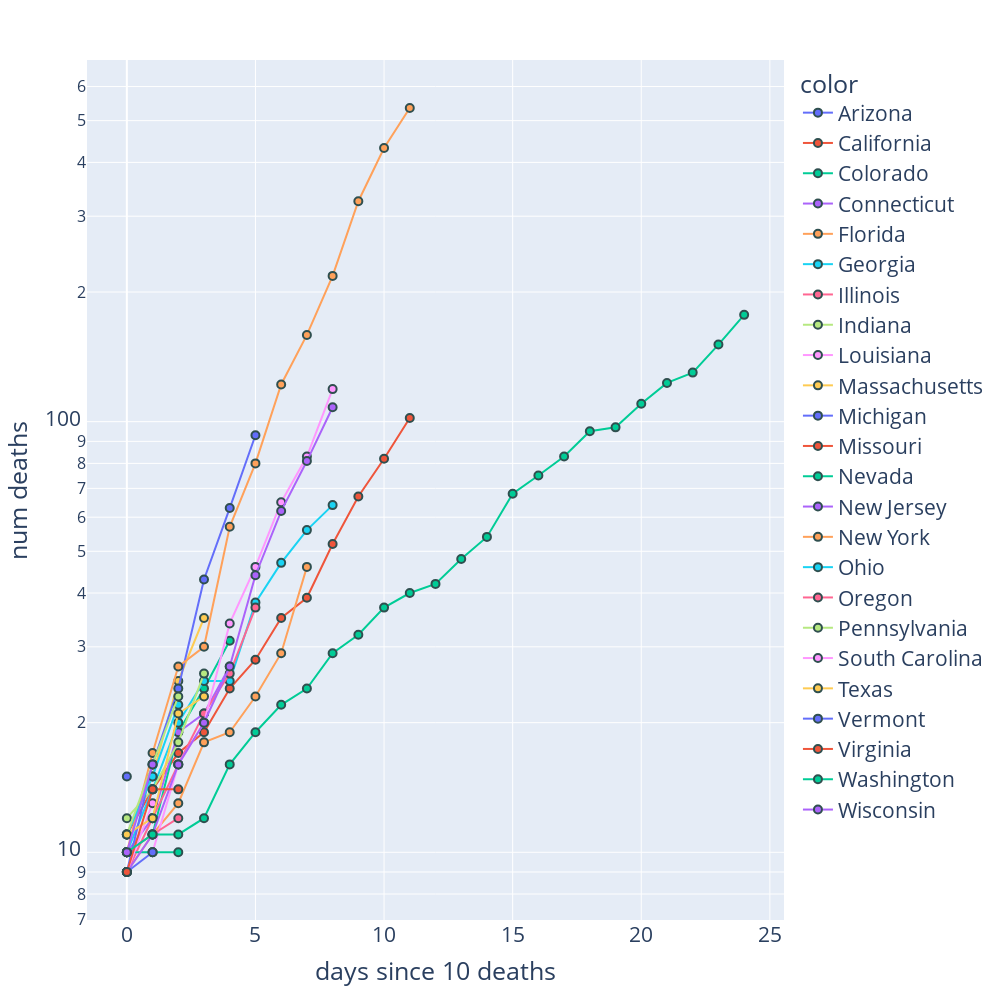

Notebook cell for this chart:
### Code cell
plt = px.scatter(x=plot_df.days, y=plot_df.value, color=plot_df.state, 
              width=1000, height=1000, 
              log_y=True,
              labels=dict(y='num deaths', x='days since 10 deaths')
            )

plt.update_traces(mode='lines+markers',
                  marker=dict(size=8,
                              line=dict(width=2,
                                        color='DarkSlateGrey')))
plt.update_layout(font=dict(
        size=21))
plt.show()

### Figure 1 — Plotly figure (JSON) as saved in the notebook; plotly's stock layout.template omitted (floating-point values rounded to 4 significant figures)
{"data": [{"hoverlabel": {"namelength": 0}, "hovertemplate": "color=Arizona<br>days since 10 deaths=%{x}<br>num deaths=%{y}", "legendgroup": "Arizona", "marker": {"color": "#636efa", "line": {"color": "DarkSlateGrey", "width": 2}, "size": 8, "symbol": "circle"}, "mode": "lines+markers", "name": "Arizona", "showlegend": true, "type": "scatter", "x": [0, 1, 2, 3, 4, 5, 6, 7, 8, 9, 10, 11, 12, 13, 14, 15, 16, 17, 18, 19, 20, 21, 22, 23, 24], "xaxis": "x", "y": [15, null, null, null, null, null, null, null, null, null, null, null, null, null, null, null, null, null, null, null, null, null, null, null, null], "yaxis": "y"}, {"hoverlabel": {"namelength": 0}, "hovertemplate": "color=California<br>days since 10 deaths=%{x}<br>num deaths=%{y}", "legendgroup": "California", "marker": {"color": "#EF553B", "line": {"color": "DarkSlateGrey", "width": 2}, "size": 8, "symbol": "circle"}, "mode": "lines+markers", "name": "California", "showlegend": true, "type": "scatter", "x": [0, 1, 2, 3, 4, 5, 6, 7, 8, 9, 10, 11, 12, 13, 14, 15, 16, 17, 18, 19, 20, 21, 22, 23, 24], "xaxis": "x", "y": [11, 14, 17, 19, 24, 28, 35, 39, 52, 67, 82, 102, null, null, null, null, null, null, null, null, null, null, null, null, null], "yaxis": "y"}, {"hoverlabel": {"namelength": 0}, "hovertemplate": "color=Colorado<br>days since 10 deaths=%{x}<br>num deaths=%{y}", "legendgroup": "Colorado", "marker": {"color": "#00cc96", "line": {"color": "DarkSlateGrey", "width": 2}, "size": 8, "symbol": "circle"}, "mode": "lines+markers", "name": "Colorado", "showlegend": true, "type": "scatter", "x": [0, 1, 2, 3, 4, 5, 6, 7, 8, 9, 10, 11, 12, 13, 14, 15, 16, 17, 18, 19, 20, 21, 22, 23, 24], "xaxis": "x", "y": [10, 11, 19, 24, 31, null, null, null, null, null, null, null, null, null, null, null, null, null, null, null, null, null, null, null, null], "yaxis": "y"}, {"hoverlabel": {"namelength": 0}, "hovertemplate": "color=Connecticut<br>days since 10 deaths=%{x}<br>num deaths=%{y}", "legendgroup": "Connecticut", "marker": {"color": "#ab63fa", "line": {"color": "DarkSlateGrey", "width": 2}, "size": 8, "symbol": "circle"}, "mode": "lines+markers", "name": "Connecticut", "showlegend": true, "type": "scatter", "x": [0, 1, 2, 3, 4, 5, 6, 7, 8, 9, 10, 11, 12, 13, 14, 15, 16, 17, 18, 19, 20, 21, 22, 23, 24], "xaxis": "x", "y": [10, 12, 19, 21, 27, null, null, null, null, null, null, null, null, null, null, null, null, null, null, null, null, null, null, null, null], "yaxis": "y"}, {"hoverlabel": {"namelength": 0}, "hovertemplate": "color=Florida<br>days since 10 deaths=%{x}<br>num deaths=%{y}", "legendgroup": "Florida", "marker": {"color": "#FFA15A", "line": {"color": "DarkSlateGrey", "width": 2}, "size": 8, "symbol": "circle"}, "mode": "lines+markers", "name": "Florida", "showlegend": true, "type": "scatter", "x": [0, 1, 2, 3, 4, 5, 6, 7, 8, 9, 10, 11, 12, 13, 14, 15, 16, 17, 18, 19, 20, 21, 22, 23, 24], "xaxis": "x", "y": [9, 11, 13, 18, 19, 23, 29, 46, null, null, null, null, null, null, null, null, null, null, null, null, null, null, null, null, null], "yaxis": "y"}, {"hoverlabel": {"namelength": 0}, "hovertemplate": "color=Georgia<br>days since 10 deaths=%{x}<br>num deaths=%{y}", "legendgroup": "Georgia", "marker": {"color": "#19d3f3", "line": {"color": "DarkSlateGrey", "width": 2}, "size": 8, "symbol": "circle"}, "mode": "lines+markers", "name": "Georgia", "showlegend": true, "type": "scatter", "x": [0, 1, 2, 3, 4, 5, 6, 7, 8, 9, 10, 11, 12, 13, 14, 15, 16, 17, 18, 19, 20, 21, 22, 23, 24], "xaxis": "x", "y": [10, 14, 20, 25, 25, 38, 47, 56, 64, null, null, null, null, null, null, null, null, null, null, null, null, null, null, null, null], "yaxis": "y"}, {"hoverlabel": {"namelength": 0}, "hovertemplate": "color=Illinois<br>days since 10 deaths=%{x}<br>num deaths=%{y}", "legendgroup": "Illinois", "marker": {"color": "#FF6692", "line": {"color": "DarkSlateGrey", "width": 2}, "size": 8, "symbol": "circle"}, "mode": "lines+markers", "name": "Illinois", "showlegend": true, "type": "scatter", "x": [0, 1, 2, 3, 4, 5, 6, 7, 8, 9, 10, 11, 12, 13, 14, 15, 16, 17, 18, 19, 20, 21, 22, 23, 24], "xaxis": "x", "y": [9, 12, 16, 21, 26, 37, null, null, null, null, null, null, null, null, null, null, null, null, null, null, null, null, null, null, null], "yaxis": "y"}, {"hoverlabel": {"namelength": 0}, "hovertemplate": "color=Indiana<br>days since 10 deaths=%{x}<br>num deaths=%{y}", "legendgroup": "Indiana", "marker": {"color": "#B6E880", "line": {"color": "DarkSlateGrey", "width": 2}, "size": 8, "symbol": "circle"}, "mode": "lines+markers", "name": "Indiana", "showlegend": true, "type": "scatter", "x": [0, 1, 2, 3, 4, 5, 6, 7, 8, 9, 10, 11, 12, 13, 14, 15, 16, 17, 18, 19, 20, 21, 22, 23, 24], "xaxis": "x", "y": [12, 14, 18, 26, null, null, null, null, null, null, null, null, null, null, null, null, null, null, null, null, null, null, null, null, null], "yaxis": "y"}, {"hoverlabel": {"namelength": 0}, "hovertemplate": "color=Louisiana<br>days since 10 deaths=%{x}<br>num deaths=%{y}", "legendgroup": "Louisiana", "marker": {"color": "#FF97FF", "line": {"color": "DarkSlateGrey", "width": 2}, "size": 8, "symbol": "circle"}, "mode": "lines+markers", "name": "Louisiana", "showlegend": true, "type": "scatter", "x": [0, 1, 2, 3, 4, 5, 6, 7, 8, 9, 10, 11, 12, 13, 14, 15, 16, 17, 18, 19, 20, 21, 22, 23, 24], "xaxis": "x", "y": [10, 10, 16, 20, 34, 46, 65, 83, 119, null, null, null, null, null, null, null, null, null, null, null, null, null, null, null, null], "yaxis": "y"}, {"hoverlabel": {"namelength": 0}, "hovertemplate": "color=Massachusetts<br>days since 10 deaths=%{x}<br>num deaths=%{y}", "legendgroup": "Massachusetts", "marker": {"color": "#FECB52", "line": {"color": "DarkSlateGrey", "width": 2}, "size": 8, "symbol": "circle"}, "mode": "lines+markers", "name": "Massachusetts", "showlegend": true, "type": "scatter", "x": [0, 1, 2, 3, 4, 5, 6, 7, 8, 9, 10, 11, 12, 13, 14, 15, 16, 17, 18, 19, 20, 21, 22, 23, 24], "xaxis": "x", "y": [11, 15, 25, 35, null, null, null, null, null, null, null, null, null, null, null, null, null, null, null, null, null, null, null, null, null], "yaxis": "y"}, {"hoverlabel": {"namelength": 0}, "hovertemplate": "color=Michigan<br>days since 10 deaths=%{x}<br>num deaths=%{y}", "legendgroup": "Michigan", "marker": {"color": "#636efa", "line": {"color": "DarkSlateGrey", "width": 2}, "size": 8, "symbol": "circle"}, "mode": "lines+markers", "name": "Michigan", "showlegend": true, "type": "scatter", "x": [0, 1, 2, 3, 4, 5, 6, 7, 8, 9, 10, 11, 12, 13, 14, 15, 16, 17, 18, 19, 20, 21, 22, 23, 24], "xaxis": "x", "y": [9, 16, 24, 43, 63, 93, null, null, null, null, null, null, null, null, null, null, null, null, null, null, null, null, null, null, null], "yaxis": "y"}, {"hoverlabel": {"namelength": 0}, "hovertemplate": "color=Missouri<br>days since 10 deaths=%{x}<br>num deaths=%{y}", "legendgroup": "Missouri", "marker": {"color": "#EF553B", "line": {"color": "DarkSlateGrey", "width": 2}, "size": 8, "symbol": "circle"}, "mode": "lines+markers", "name": "Missouri", "showlegend": true, "type": "scatter", "x": [0, 1, 2, 3, 4, 5, 6, 7, 8, 9, 10, 11, 12, 13, 14, 15, 16, 17, 18, 19, 20, 21, 22, 23, 24], "xaxis": "x", "y": [9, null, null, null, null, null, null, null, null, null, null, null, null, null, null, null, null, null, null, null, null, null, null, null, null], "yaxis": "y"}, {"hoverlabel": {"namelength": 0}, "hovertemplate": "color=Nevada<br>days since 10 deaths=%{x}<br>num deaths=%{y}", "legendgroup": "Nevada", "marker": {"color": "#00cc96", "line": {"color": "DarkSlateGrey", "width": 2}, "size": 8, "symbol": "circle"}, "mode": "lines+markers", "name": "Nevada", "showlegend": true, "type": "scatter", "x": [0, 1, 2, 3, 4, 5, 6, 7, 8, 9, 10, 11, 12, 13, 14, 15, 16, 17, 18, 19, 20, 21, 22, 23, 24], "xaxis": "x", "y": [10, 10, 10, null, null, null, null, null, null, null, null, null, null, null, null, null, null, null, null, null, null, null, null, null, null], "yaxis": "y"}, {"hoverlabel": {"namelength": 0}, "hovertemplate": "color=New Jersey<br>days since 10 deaths=%{x}<br>num deaths=%{y}", "legendgroup": "New Jersey", "marker": {"color": "#ab63fa", "line": {"color": "DarkSlateGrey", "width": 2}, "size": 8, "symbol": "circle"}, "mode": "lines+markers", "name": "New Jersey", "showlegend": true, "type": "scatter", "x": [0, 1, 2, 3, 4, 5, 6, 7, 8, 9, 10, 11, 12, 13, 14, 15, 16, 17, 18, 19, 20, 21, 22, 23, 24], "xaxis": "x", "y": [9, 11, 16, 20, 27, 44, 62, 81, 108, null, null, null, null, null, null, null, null, null, null, null, null, null, null, null, null], "yaxis": "y"}, {"hoverlabel": {"namelength": 0}, "hovertemplate": "color=New York<br>days since 10 deaths=%{x}<br>num deaths=%{y}", "legendgroup": "New York", "marker": {"color": "#FFA15A", "line": {"color": "DarkSlateGrey", "width": 2}, "size": 8, "symbol": "circle"}, "mode": "lines+markers", "name": "New York", "showlegend": true, "type": "scatter", "x": [0, 1, 2, 3, 4, 5, 6, 7, 8, 9, 10, 11, 12, 13, 14, 15, 16, 17, 18, 19, 20, 21, 22, 23, 24], "xaxis": "x", "y": [10, 17, 27, 30, 57, 80, 122, 159, 218, 325, 432, 535, null, null, null, null, null, null, null, null, null, null, null, null, null], "yaxis": "y"}, {"hoverlabel": {"namelength": 0}, "hovertemplate": "color=Ohio<br>days since 10 deaths=%{x}<br>num deaths=%{y}", "legendgroup": "Ohio", "marker": {"color": "#19d3f3", "line": {"color": "DarkSlateGrey", "width": 2}, "size": 8, "symbol": "circle"}, "mode": "lines+markers", "name": "Ohio", "showlegend": true, "type": "scatter", "x": [0, 1, 2, 3, 4, 5, 6, 7, 8, 9, 10, 11, 12, 13, 14, 15, 16, 17, 18, 19, 20, 21, 22, 23, 24], "xaxis": "x", "y": [11, 15, 22, null, null, null, null, null, null, null, null, null, null, null, null, null, null, null, null, null, null, null, null, null, null], "yaxis": "y"}, {"hoverlabel": {"namelength": 0}, "hovertemplate": "color=Oregon<br>days since 10 deaths=%{x}<br>num deaths=%{y}", "legendgroup": "Oregon", "marker": {"color": "#FF6692", "line": {"color": "DarkSlateGrey", "width": 2}, "size": 8, "symbol": "circle"}, "mode": "lines+markers", "name": "Oregon", "showlegend": true, "type": "scatter", "x": [0, 1, 2, 3, 4, 5, 6, 7, 8, 9, 10, 11, 12, 13, 14, 15, 16, 17, 18, 19, 20, 21, 22, 23, 24], "xaxis": "x", "y": [10, 11, 12, null, null, null, null, null, null, null, null, null, null, null, null, null, null, null, null, null, null, null, null, null, null], "yaxis": "y"}, {"hoverlabel": {"namelength": 0}, "hovertemplate": "color=Pennsylvania<br>days since 10 deaths=%{x}<br>num deaths=%{y}", "legendgroup": "Pennsylvania", "marker": {"color": "#B6E880", "line": {"color": "DarkSlateGrey", "width": 2}, "size": 8, "symbol": "circle"}, "mode": "lines+markers", "name": "Pennsylvania", "showlegend": true, "type": "scatter", "x": [0, 1, 2, 3, 4, 5, 6, 7, 8, 9, 10, 11, 12, 13, 14, 15, 16, 17, 18, 19, 20, 21, 22, 23, 24], "xaxis": "x", "y": [11, 16, 23, null, null, null, null, null, null, null, null, null, null, null, null, null, null, null, null, null, null, null, null, null, null], "yaxis": "y"}, {"hoverlabel": {"namelength": 0}, "hovertemplate": "color=South Carolina<br>days since 10 deaths=%{x}<br>num deaths=%{y}", "legendgroup": "South Carolina", "marker": {"color": "#FF97FF", "line": {"color": "DarkSlateGrey", "width": 2}, "size": 8, "symbol": "circle"}, "mode": "lines+markers", "name": "South Carolina", "showlegend": true, "type": "scatter", "x": [0, 1, 2, 3, 4, 5, 6, 7, 8, 9, 10, 11, 12, 13, 14, 15, 16, 17, 18, 19, 20, 21, 22, 23, 24], "xaxis": "x", "y": [9, 13, null, null, null, null, null, null, null, null, null, null, null, null, null, null, null, null, null, null, null, null, null, null, null], "yaxis": "y"}, {"hoverlabel": {"namelength": 0}, "hovertemplate": "color=Texas<br>days since 10 deaths=%{x}<br>num deaths=%{y}", "legendgroup": "Texas", "marker": {"color": "#FECB52", "line": {"color": "DarkSlateGrey", "width": 2}, "size": 8, "symbol": "circle"}, "mode": "lines+markers", "name": "Texas", "showlegend": true, "type": "scatter", "x": [0, 1, 2, 3, 4, 5, 6, 7, 8, 9, 10, 11, 12, 13, 14, 15, 16, 17, 18, 19, 20, 21, 22, 23, 24], "xaxis": "x", "y": [11, 12, 21, 23, null, null, null, null, null, null, null, null, null, null, null, null, null, null, null, null, null, null, null, null, null], "yaxis": "y"}, {"hoverlabel": {"namelength": 0}, "hovertemplate": "color=Vermont<br>days since 10 deaths=%{x}<br>num deaths=%{y}", "legendgroup": "Vermont", "marker": {"color": "#636efa", "line": {"color": "DarkSlateGrey", "width": 2}, "size": 8, "symbol": "circle"}, "mode": "lines+markers", "name": "Vermont", "showlegend": true, "type": "scatter", "x": [0, 1, 2, 3, 4, 5, 6, 7, 8, 9, 10, 11, 12, 13, 14, 15, 16, 17, 18, 19, 20, 21, 22, 23, 24], "xaxis": "x", "y": [9, 10, null, null, null, null, null, null, null, null, null, null, null, null, null, null, null, null, null, null, null, null, null, null, null], "yaxis": "y"}, {"hoverlabel": {"namelength": 0}, "hovertemplate": "color=Virginia<br>days since 10 deaths=%{x}<br>num deaths=%{y}", "legendgroup": "Virginia", "marker": {"color": "#EF553B", "line": {"color": "DarkSlateGrey", "width": 2}, "size": 8, "symbol": "circle"}, "mode": "lines+markers", "name": "Virginia", "showlegend": true, "type": "scatter", "x": [0, 1, 2, 3, 4, 5, 6, 7, 8, 9, 10, 11, 12, 13, 14, 15, 16, 17, 18, 19, 20, 21, 22, 23, 24], "xaxis": "x", "y": [9, 14, 14, null, null, null, null, null, null, null, null, null, null, null, null, null, null, null, null, null, null, null, null, null, null], "yaxis": "y"}, {"hoverlabel": {"namelength": 0}, "hovertemplate": "color=Washington<br>days since 10 deaths=%{x}<br>num deaths=%{y}", "legendgroup": "Washington", "marker": {"color": "#00cc96", "line": {"color": "DarkSlateGrey", "width": 2}, "size": 8, "symbol": "circle"}, "mode": "lines+markers", "name": "Washington", "showlegend": true, "type": "scatter", "x": [0, 1, 2, 3, 4, 5, 6, 7, 8, 9, 10, 11, 12, 13, 14, 15, 16, 17, 18, 19, 20, 21, 22, 23, 24], "xaxis": "x", "y": [10, 11, 11, 12, 16, 19, 22, 24, 29, 32, 37, 40, 42, 48, 54, 68, 75, 83, 95, 97, 110, 123, 130, 151, 177], "yaxis": "y"}, {"hoverlabel": {"namelength": 0}, "hovertemplate": "color=Wisconsin<br>days since 10 deaths=%{x}<br>num deaths=%{y}", "legendgroup": "Wisconsin", "marker": {"color": "#ab63fa", "line": {"color": "DarkSlateGrey", "width": 2}, "size": 8, "symbol": "circle"}, "mode": "lines+markers", "name": "Wisconsin", "showlegend": true, "type": "scatter", "x": [0, 1, 2, 3, 4, 5, 6, 7, 8, 9, 10, 11, 12, 13, 14, 15, 16, 17, 18, 19, 20, 21, 22, 23, 24], "xaxis": "x", "y": [10, 16, null, null, null, null, null, null, null, null, null, null, null, null, null, null, null, null, null, null, null, null, null, null, null], "yaxis": "y"}], "layout": {"font": {"size": 21}, "height": 1000, "legend": {"title": {"text": "color"}, "tracegroupgap": 0}, "margin": {"t": 60}, "width": 1000, "xaxis": {"anchor": "y", "autorange": true, "domain": [0, 1], "range": [-1.554, 25.55], "title": {"text": "days since 10 deaths"}, "type": "linear"}, "yaxis": {"anchor": "x", "autorange": true, "domain": [0, 1], "range": [0.8428, 2.84], "title": {"text": "num deaths"}, "type": "log"}}}
